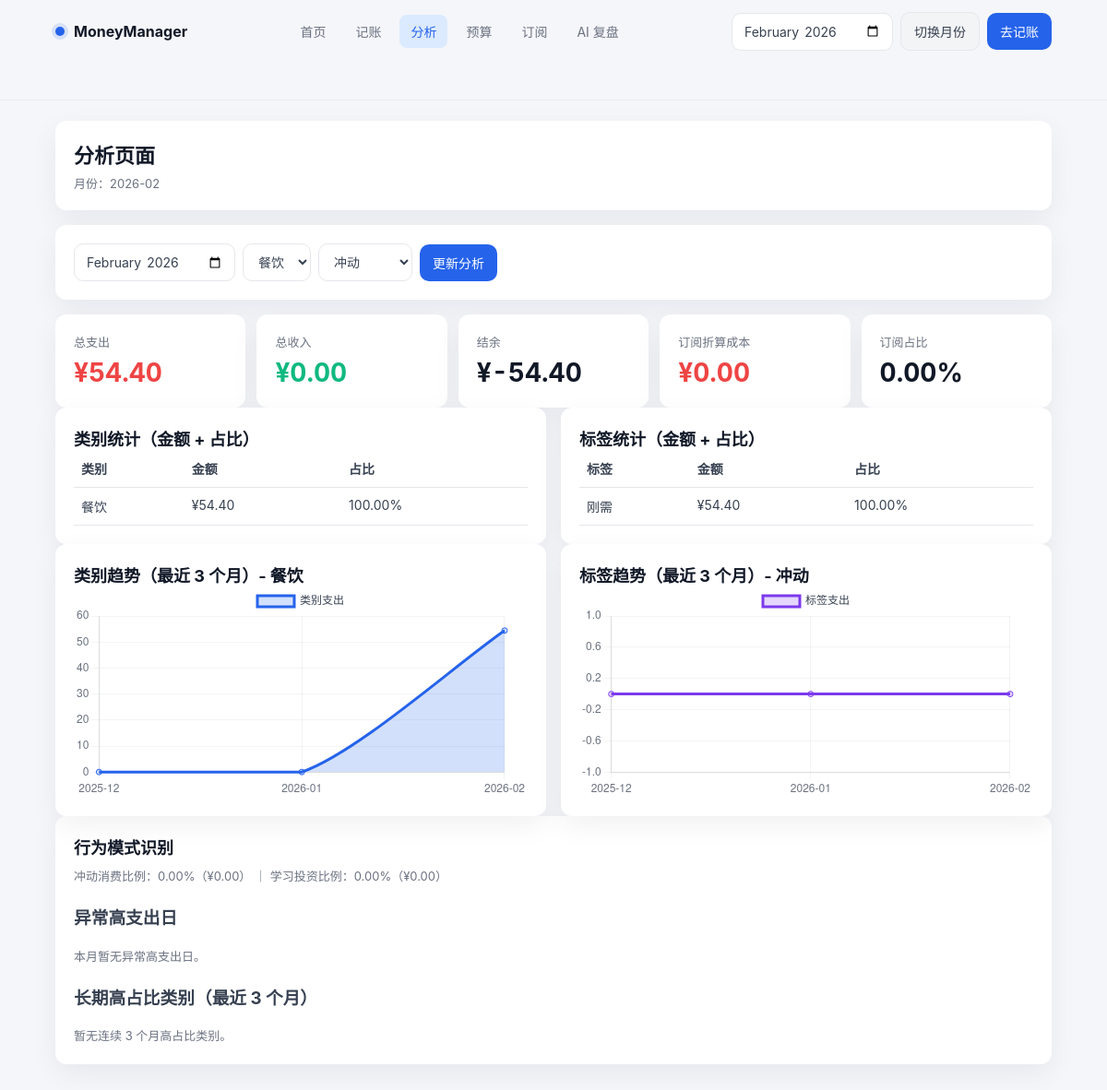
The page /analysis on the database as committed earlier.
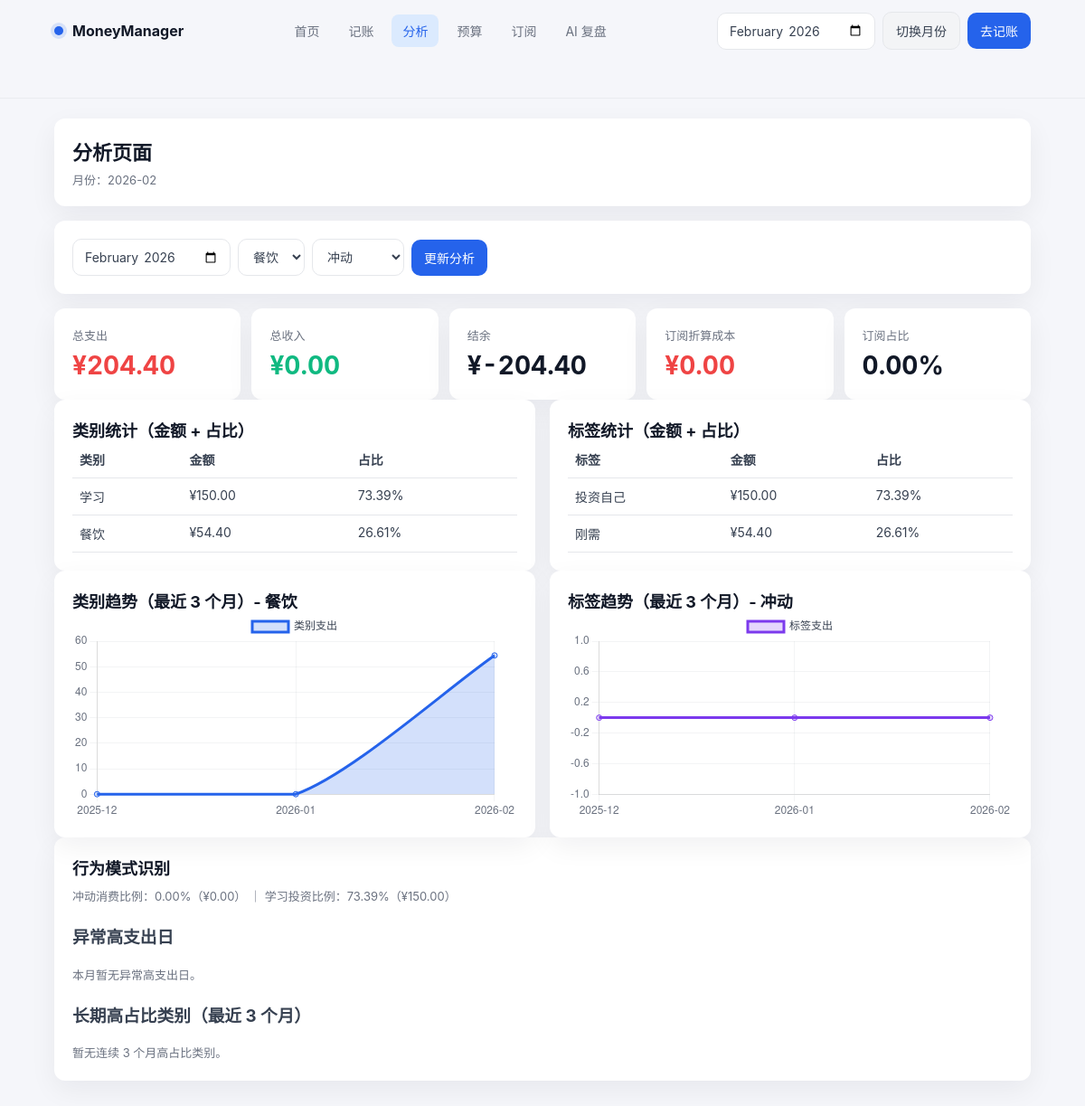
The same page on the database as committed later.
### tables this page shows
CREATE TABLE transactions (
                id INTEGER PRIMARY KEY AUTOINCREMENT,
                amount REAL NOT NULL,
                type TEXT CHECK(type IN ('income', 'expense')) NOT NULL,
                date TEXT NOT NULL,
                category_main TEXT NOT NULL,
                category_sub TEXT,
                tags TEXT,
                payment_method TEXT CHECK(payment_method IN ('wechat', 'alipay_family', 'bank')),
                note TEXT,
                created_at TEXT DEFAULT CURRENT_TIMESTAMP
            );

### app.py (the view)
    @app.route("/analysis")
    def analysis_page():
        month = request.args.get("month") or date.today().strftime("%Y-%m")
        category_name = request.args.get("category") or CATEGORY_OPTIONS[0]
        tag_name = request.args.get("tag") or TAG_OPTIONS[0]
        monthly_stats = get_monthly_stats(month)
        category_trend = get_category_trend(category_name, month)
        tag_trend = get_tag_trend(tag_name, month)
        insights = get_monthly_insights(month)
        subscription_metrics = get_subscription_monthly_metrics(month)
        subscription_ratio = 0.0
        if monthly_stats.get("total_expense", 0) > 0:
            subscription_ratio = (
                subscription_metrics.get("estimated_monthly_cost", 0)
                / monthly_stats.get("total_expense", 0)
                * 100
            )
        return render_template(
            "analysis.html",
            active_page="analysis",
            month=month,
            category_name=category_name,
            tag_name=tag_name,
            category_options=CATEGORY_OPTIONS,
            tag_options=TAG_OPTIONS,
            monthly_stats=monthly_stats,
            category_trend=category_trend,
            tag_trend=tag_trend,
            insights=insights,
            subscription_metrics=subscription_metrics,
            subscription_ratio=round(subscription_ratio, 2),
        )

### database.py (called while the page is built)
def get_connection() -> sqlite3.Connection:
    conn = sqlite3.connect(DB_PATH)
    conn.row_factory = sqlite3.Row
    return conn

def _parse_tags(tags_text: str | None) -> list[str]:
    if not tags_text:
        return []
    try:
        tags = json.loads(tags_text)
        return tags if isinstance(tags, list) else []
    except json.JSONDecodeError:
        return []

def _month_sequence(month: str, count: int = 3) -> list[str]:
    year, mon = map(int, month.split("-"))
    result: list[str] = []
    current_year = year
    current_mon = mon
    for _ in range(count):
        result.append(f"{current_year:04d}-{current_mon:02d}")
        current_mon -= 1
        if current_mon == 0:
            current_mon = 12
            current_year -= 1
    result.reverse()
    return result

### templates/analysis.html (shortened to what the changed rows need)
<!doctype html>
<html lang="zh-CN">
  <head>
    <link rel="stylesheet" href="{{ url_for('static', filename='css/app.css') }}" />
  </head>
  <body>
    <main class="app-shell">
      <div class="page">
      <section class="panel">
        <h1 class="page-title">分析页面</h1>
      </section>
      <section class="kpi-grid" style="grid-template-columns: repeat(5, minmax(0, 1fr));">
          <article class="kpi-card">
            <div class="kpi-label">总支出</div>
            <div class="kpi-value expense mono">¥{{ '%.2f'|format(monthly_stats.total_expense) }}</div>
          </article>
          <article class="kpi-card">
            <div class="kpi-label">结余</div>
            <div class="kpi-value mono">¥{{ '%.2f'|format(monthly_stats.balance) }}</div>
          </article>
        </div>
      <section class="grid-2">
        <div class="panel">
          {% if monthly_stats.category_stats %}
          <div class="table-wrap">
          <table>
            <thead>
              <tr>
                <th>类别</th>
                <th>金额</th>
                <th>占比</th>
              </tr>
            </thead>
            <tbody>
              {% for item in monthly_stats.category_stats %}
              <tr>
                <td>{{ item.name }}</td>
                <td>¥{{ '%.2f'|format(item.amount) }}</td>
                <td>{{ '%.2f'|format(item.ratio) }}%</td>
              </tr>
              {% endfor %}
            </tbody>
          </table>
          </div>
          {% else %}
          <div class="helper-text">当前月份暂无类别支出数据。</div>
          {% endif %}
        </div>
        <div class="panel">
          {% if monthly_stats.tag_stats %}
          <div class="table-wrap">
          <table>
            <thead>
              <tr>
                <th>标签</th>
                <th>金额</th>
                <th>占比</th>
              </tr>
            </thead>
            <tbody>
              {% for item in monthly_stats.tag_stats %}
              <tr>
                <td>{{ item.name }}</td>
                <td>¥{{ '%.2f'|format(item.amount) }}</td>
                <td>{{ '%.2f'|format(item.ratio) }}%</td>
              </tr>
              {% endfor %}
            </tbody>
          </table>
          </div>
          {% else %}
          <div class="helper-text">当前月份暂无标签支出数据。</div>
          {% endif %}
        </div>
      </section>
      <section class="panel">
        <h2 class="page-title" style="font-size: 18px;">行为模式识别</h2>
        <p class="helper-text">
          冲动消费比例：{{ '%.2f'|format(insights.impulsive_spending_ratio.ratio) }}%（¥{{ '%.2f'|format(insights.impulsive_spending_ratio.amount) }}）
          ｜ 学习投资比例：{{ '%.2f'|format(insights.learning_investment_ratio.ratio) }}%（¥{{ '%.2f'|format(insights.learning_investment_ratio.amount) }}）
        </p>
        <h3>异常高支出日</h3>
        {% if insights.abnormal_high_expense_days %}
        <ul>
          {% for item in insights.abnormal_high_expense_days %}
          <li>{{ item.date }}：¥{{ '%.2f'|format(item.amount) }}</li>
          {% endfor %}
        </ul>
        {% else %}
        <div class="helper-text">本月暂无异常高支出日。</div>
        {% endif %}
        <h3>长期高占比类别（最近 3 个月）</h3>
        {% if insights.long_term_high_ratio_categories %}
        <ul>
          {% for item in insights.long_term_high_ratio_categories %}
          <li>{{ item.category }}：{{ item.ratios | join('% / ') }}%</li>
          {% endfor %}
        </ul>
        {% else %}
        <div class="helper-text">暂无连续 3 个月高占比类别。</div>
        {% endif %}
      </section>
    </main>
    <script>
      const dataElement = document.getElementById("analysis-data");
      const analysisData = dataElement
        ? JSON.parse(dataElement.textContent)
        : { category_trend: { trend: [] }, tag_trend: { trend: [] } };
      const categoryTrend = analysisData.category_trend?.trend || [];
      const tagTrend = analysisData.tag_trend?.trend || [];
      new Chart(document.getElementById("categoryTrendChart"), {
        type: "line",
        data: {
          labels: categoryTrend.map((item) => item.month),
          datasets: [
            {
              label: "类别支出",
              data: categoryTrend.map((item) => item.amount),
              borderColor: "#2563eb",
              backgroundColor: "rgba(37, 99, 235, 0.2)",
              fill: true,
              tension: 0.25,
            },
          ],
        },
        options: {
          plugins: { legend: { labels: { color: "#374151" } } },
          scales: {
            x: { grid: { color: "rgba(107, 114, 128, 0.08)" }, ticks: { color: "#6B7280" } },
            y: { grid: { color: "rgba(107, 114, 128, 0.08)" }, ticks: { color: "#6B7280" } },
          },
        },
      });
      new Chart(document.getElementById("tagTrendChart"), {
        type: "line",
        data: {
          labels: tagTrend.map((item) => item.month),
          datasets: [
            {
              label: "标签支出",
              data: tagTrend.map((item) => item.amount),
              borderColor: "#7c3aed",
              backgroundColor: "rgba(124, 58, 237, 0.2)",
              fill: true,
              tension: 0.25,
            },
          ],
        },
        options: {
          plugins: { legend: { labels: { color: "#374151" } } },
          scales: {
            x: { grid: { color: "rgba(107, 114, 128, 0.08)" }, ticks: { color: "#6B7280" } },
            y: { grid: { color: "rgba(107, 114, 128, 0.08)" }, ticks: { color: "#6B7280" } },
          },
        },
      });
    </script>
  </body>
</html>

Rows that differ between the two databases and show on the page:
added transactions: name "学习", amount "150.00", ratio "73.39"
computed for transactions "餐饮": ratio "100.00" → "26.61"
Other text that changed with them:
{{ '%.2f'|format(monthly_stats.total_expense) }}: "54.40" → "204.40"
{{ '%.2f'|format(monthly_stats.balance) }}: "-54.40" → "-204.40"
{{ '%.2f'|format(insights.learning_investment_ratio.ratio) }}: "0.00" → "73.39"
{{ '%.2f'|format(insights.learning_investment_ratio.amount) }}: "0.00" → "150.00"
new list line: "投资自己 ¥ 150.00 73.39 %"
new list line: "刚需 ¥ 54.40 26.61 %"
list line gone: "刚需 ¥ 54.40 100.00 %"
